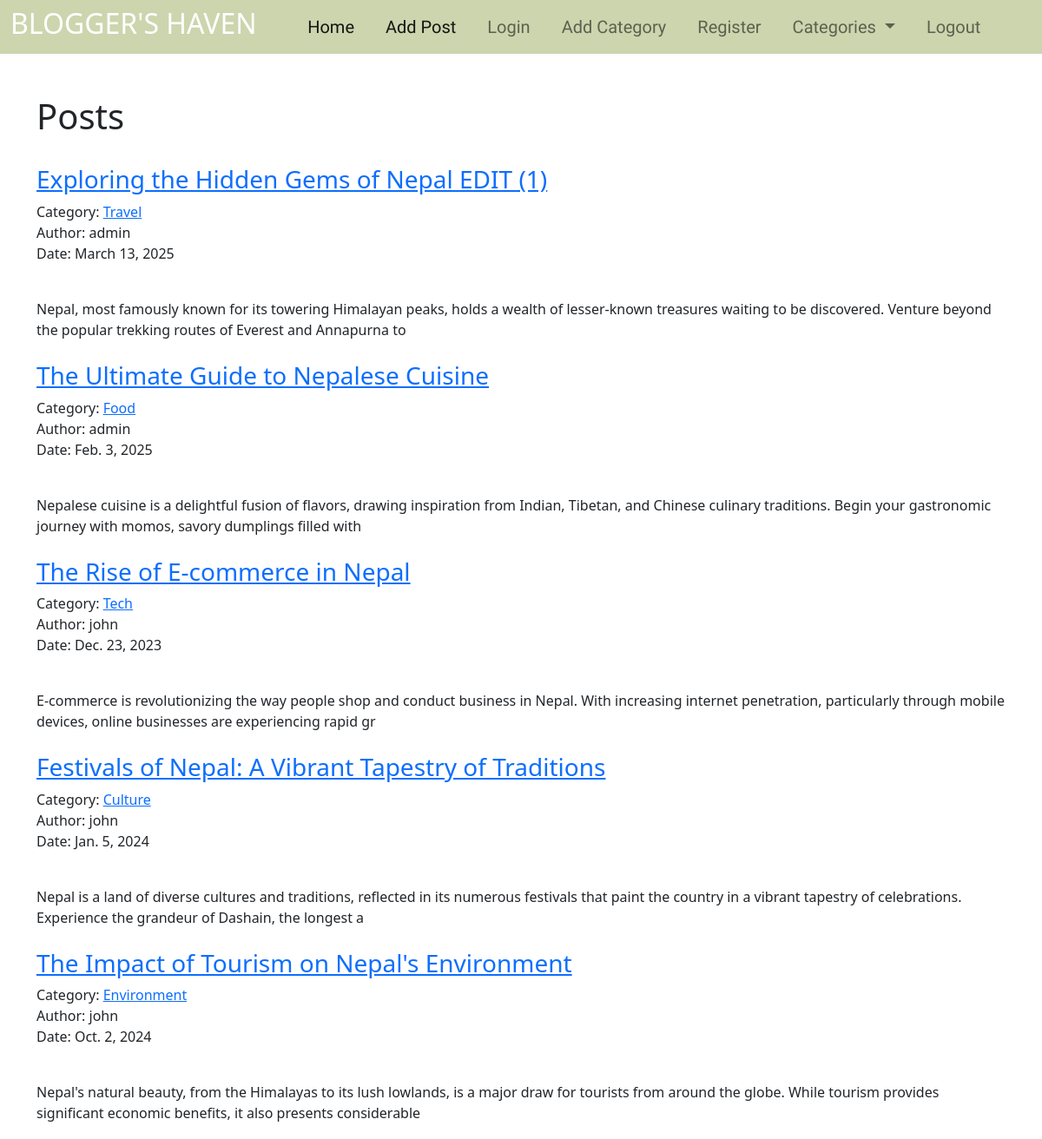
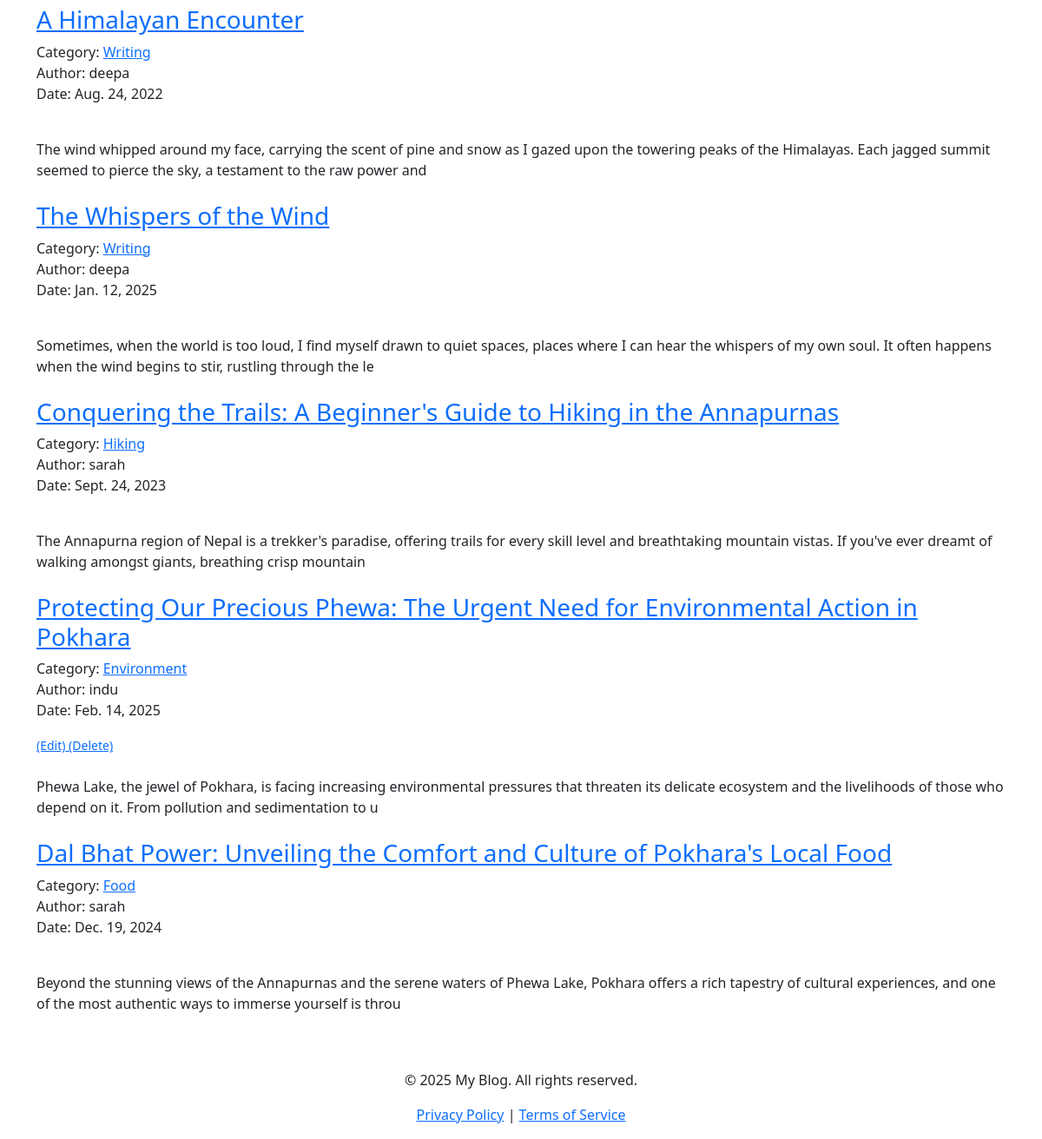
The app's page / (signed in) with its own data (2 pictures, top to bottom).
### myapp/models.py (models this page shows, shortened)
class Article(models.Model):
    title = models.CharField(max_length = 300)
    author = models.ForeignKey(User, on_delete=models.CASCADE)
    content = models.TextField()
    category = models.CharField(max_length=300 , default="Travel")
    date = models.DateField()
    likes = models.ManyToManyField(User, related_name='liked_articles')

### myapp/views.py (the view)
# urls.py: 2. Add a URL to urlpatterns:  path('', views.home, name='home')
class home(ListView):
    model = Article
    template_name = 'home.html'
    def get_context_data(self, *args, **kwargs):
        catg_menu = Category.objects.all()
        context = super(home, self).get_context_data(*args, **kwargs)
        context["catg_menu"] = catg_menu
        return context

### myapp/models.py (called while the page is built)
    def __str__(self):
        return self.name

### templates/home.html
{% extends "base.html" %}
{% load static %}
{% block content %}
<div class="container">
    <br/><br/>
    <h1> Posts </h1>
    <br/>
    {% for article in object_list %}
        <div class="blog-post-box">
            <h3>
                <a href="{% url 'article-detail' article.pk %}">
                    {{article.title}}
                </a>
            </h3>
            <p>
                Category: <a href="{% url 'category' article.category %}">{{article.category}}</a><br>
                Author: {{article.author }}<br>
                Date: {{article.date}}
            </p>
            <small>
                {% if user.is_authenticated %}
                    {% if user.id == article.author.id %}
                        <a href="{% url 'update_post' article.pk %}"> (Edit) </a>
                        <a href="{% url 'delete_post' article.pk %}"> (Delete) </a><br/>
                    {% endif %}
                {% endif %}
            </small> <br/>
            {{article.content|slice:":200"|safe }}
        </div>
        <br/>
    {% endfor %}
</div>
{% endblock content %}

### records on screen
Article: title "Exploring the Hidden Gems of Nepal EDIT (1)", category "Travel", author "admin", date "March 13, 2025", content "Nepal, most famously known for its towering Himalayan peaks, holds a wealth of lesser-known treasures waiting to be discovered. Venture beyond the popular trekking routes of Everest and Annapurna to"
Article: title "The Ultimate Guide to Nepalese Cuisine", category "Food", author "admin", date "Feb. 3, 2025", content "Nepalese cuisine is a delightful fusion of flavors, drawing inspiration from Indian, Tibetan, and Chinese culinary traditions. Begin your gastronomic journey with momos, savory dumplings filled with"
Article: title "The Rise of E-commerce in Nepal", category "Tech", author "john", date "Dec. 23, 2023", content "E-commerce is revolutionizing the way people shop and conduct business in Nepal. With increasing internet penetration, particularly through mobile devices, online businesses are experiencing rapid gr"
Article: title "Festivals of Nepal: A Vibrant Tapestry of Traditions", category "Culture", author "john", date "Jan. 5, 2024", content "Nepal is a land of diverse cultures and traditions, reflected in its numerous festivals that paint the country in a vibrant tapestry of celebrations. Experience the grandeur of Dashain, the longest a"
Article: title "The Impact of Tourism on Nepal's Environment", category "Environment", author "john", date "Oct. 2, 2024", content "Nepal's natural beauty, from the Himalayas to its lush lowlands, is a major draw for tourists from around the globe. While tourism provides significant economic benefits, it also presents considerable"
Article: title "A Himalayan Encounter", category "Writing", author "deepa", date "Aug. 24, 2022", content "The wind whipped around my face, carrying the scent of pine and snow as I gazed upon the towering peaks of the Himalayas. Each jagged summit seemed to pierce the sky, a testament to the raw power and"
Article: title "The Whispers of the Wind", category "Writing", author "deepa", date "Jan. 12, 2025", content "Sometimes, when the world is too loud, I find myself drawn to quiet spaces, places where I can hear the whispers of my own soul. It often happens when the wind begins to stir, rustling through the le"
Article: title "Conquering the Trails: A Beginner's Guide to Hiking in the Annapurnas", category "Hiking", author "sarah", date "Sept. 24, 2023", content "The Annapurna region of Nepal is a trekker's paradise, offering trails for every skill level and breathtaking mountain vistas. If you've ever dreamt of walking amongst giants, breathing crisp mountain"
Article: title "Protecting Our Precious Phewa: The Urgent Need for Environmental Action in Pokhara", category "Environment", author "indu", date "Feb. 14, 2025", shows "(Edit)", content "Phewa Lake, the jewel of Pokhara, is facing increasing environmental pressures that threaten its delicate ecosystem and the livelihoods of those who depend on it. From pollution and sedimentation to u"
Article: title "Dal Bhat Power: Unveiling the Comfort and Culture of Pokhara's Local Food", category "Food", author "sarah", date "Dec. 19, 2024", content "Beyond the stunning views of the Annapurnas and the serene waters of Phewa Lake, Pokhara offers a rich tapestry of cultural experiences, and one of the most authentic ways to immerse yourself is throu"
